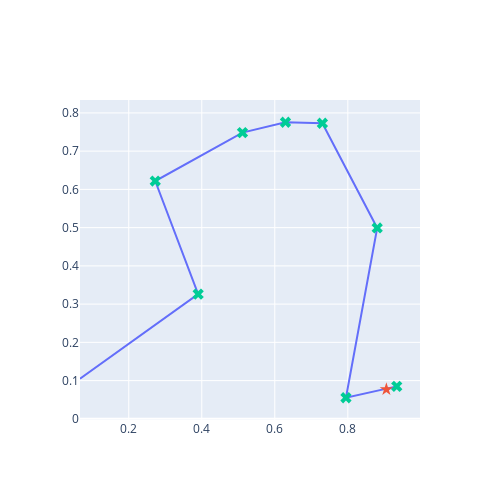

Write notebook code for a chart like this one.
### Markdown cell above
#### Test the function

### Code cell
# Test
rg = Generator(PCG64(46)) # set your own unique seed number
n_cities = 10
cities = simulate_cities(rg, n_cities)
start_time = time.time()  # Record start time
solution, distance = variable_neighborhood_search(cities, iterations=100)
end_time = time.time()  # Record end time
print("best solution:", solution)
print("distance travelled:", distance)
print("Computing time:", end_time - start_time, "seconds")

draw_salesman(solution, cities)

### Figure 1 — Plotly figure (JSON) as saved in the notebook; plotly's stock layout.template omitted (floating-point values rounded to 4 significant figures)
{"data": [{"mode": "lines", "type": "scatter", "x": [0.9056, 0.934, 0.7949, 0.8805, 0.7304, 0.6292, 0.5114, 0.2726, 0.3901, 0.06647], "y": [0.07723, 0.08495, 0.05517, 0.4991, 0.7729, 0.7756, 0.7485, 0.6219, 0.3261, 0.1051]}, {"marker": {"size": 10, "symbol": "star"}, "mode": "markers", "text": "0", "type": "scatter", "x": [0.9056], "y": [0.07723]}, {"marker": {"size": 10, "symbol": "x"}, "mode": "markers", "text": ["2", "6", "5", "7", "3", "4", "1", "9"], "type": "scatter", "x": [0.934, 0.7949, 0.8805, 0.7304, 0.6292, 0.5114, 0.2726, 0.3901], "y": [0.08495, 0.05517, 0.4991, 0.7729, 0.7756, 0.7485, 0.6219, 0.3261]}], "layout": {"height": 500, "showlegend": false, "width": 500, "xaxis": {"autorange": true, "range": [0.06647, 0.9977], "type": "linear"}, "yaxis": {"autorange": true, "range": [-0.003009, 0.8338], "type": "linear"}}}
